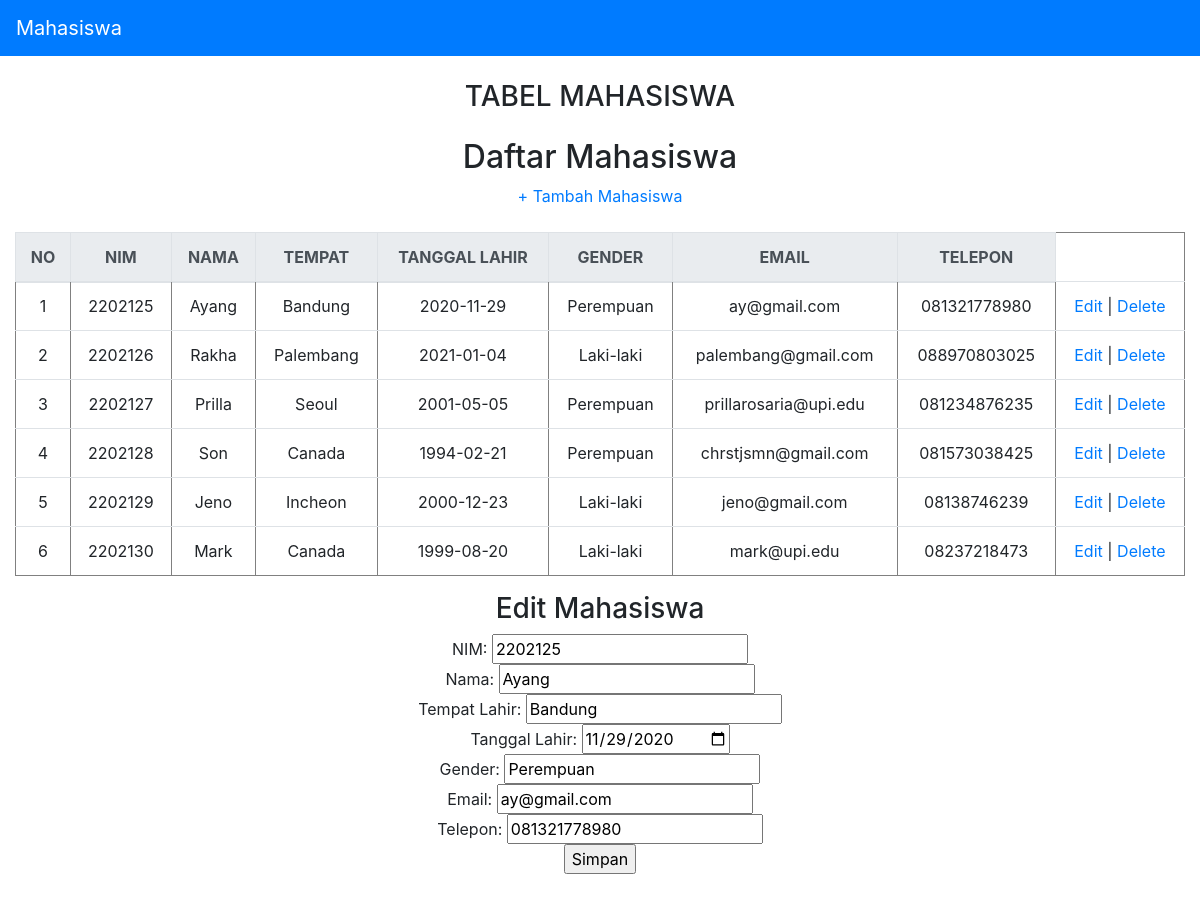
Screenshot of /mvp_php/index.php?edit=4 with the database file from the repository.
### tables this page shows
CREATE TABLE `mahasiswa` (
  `id` int NOT NULL AUTO_INCREMENT,
  `nim` varchar(100) NOT NULL,
  `nama` varchar(100) NOT NULL,
  `tempat` varchar(100) NOT NULL,
  `tl` varchar(100) NOT NULL,
  `gender` varchar(10) NOT NULL,
  `email` varchar(100) NOT NULL,
  `telp` varchar(100) NOT NULL,
  PRIMARY KEY (`id`)
);

### mvp_php/index.php (called while the page is built, shortened)
<?php
include_once("view/TampilMahasiswa.php");
include_once("presenter/ProsesMahasiswa.php");
$view = new TampilMahasiswa();
$view->tampil();

### mvp_php/presenter/ProsesMahasiswa.php (called while the page is built, shortened)
<?php
class ProsesMahasiswa implements KontrakPresenter
{
	private $tabelmahasiswa;
	private $data = [];
	function __construct()
	{
		try {
			$db_host = "localhost";
			$db_user = "root";
			$db_password = "";
			$db_name = "mvp_php";
			$this->tabelmahasiswa = new TabelMahasiswa($db_host, $db_user, $db_password, $db_name);
			$this->data = array();
		} catch (Exception $e) {
			echo "yah error" . $e->getMessage();
		}
	}
	function prosesDataMahasiswa()
	{
		try {
			$this->tabelmahasiswa->open();
			$this->tabelmahasiswa->getMahasiswa();
			while ($row = $this->tabelmahasiswa->getResult()) {
				$mahasiswa = new Mahasiswa();
				$mahasiswa->setId($row['id']);
				$mahasiswa->setNim($row['nim']);
				$mahasiswa->setNama($row['nama']);
				$mahasiswa->setTempat($row['tempat']);
				$mahasiswa->setTl($row['tl']);
				$mahasiswa->setGender($row['gender']);
				$mahasiswa->setEmail($row['email']);
				$mahasiswa->setTelepon($row['telp']);
				$this->data[] = $mahasiswa;
			}
		} catch (Exception $e) {
			echo "yah error part 2" . $e->getMessage();
		}
	}
	function find($id) {
		$this->tabelmahasiswa->open();
		$query = "SELECT * FROM mahasiswa WHERE id=$id";
		$this->tabelmahasiswa->execute($query);
		$row = $this->tabelmahasiswa->getResult();
		$m = new Mahasiswa();
		$m->setId($row['id']);
		$m->setNim($row['nim']);
		$m->setNama($row['nama']);
		$m->setTempat($row['tempat']);
		$m->setTl($row['tl']);
		$m->setGender($row['gender']);
		$m->setEmail($row['email']);
		$m->setTelepon($row['telp']);
		return $m;
	}
	function getId($i)
	{
		return $this->data[$i]->id;
	}
	function getNim($i)
	{
		return $this->data[$i]->nim;
	}
	function getNama($i)
	{
		return $this->data[$i]->nama;
	}
	function getTempat($i)
	{
		return $this->data[$i]->tempat;
	}
	function getTl($i)
	{
		return $this->data[$i]->tl;
	}
	function getGender($i)
	{
		return $this->data[$i]->gender;
	}
	function getSize()
	{
		return sizeof($this->data);
	}
	function getEmail($i) {
		return $this->data[$i]->email;
	}
	function getTelepon($i) {
		return $this->data[$i]->telp;
	}
}

### mvp_php/model/Mahasiswa.class.php (called while the page is built, shortened)
<?php
class Mahasiswa
{
	var $nim = '';
	var $nama = '';
	var $tempat = '';
	var $tl = '';
	var $gender = '';
	var $email = '';
	var $telp = '';
	function __construct($id = '', $nim = '', $nama = '', $tempat = '', $tl = '', $gender = '', $email = '', $telp = '')
	{
		$this->nim = $nim;
		$this->nama = $nama;
		$this->tempat = $tempat;
		$this->tl = $tl;
		$this->gender = $gender;
		$this->email = $email;
		$this->telp = $telp;
	}
	function setId($id)
	{
		$this->id = $id;
	}
	function setNim($nim)
	{
		$this->nim = $nim;
	}
	function setNama($nama)
	{
		$this->nama = $nama;
	}
	function setTempat($tempat)
	{
		$this->tempat = $tempat;
	}
	function setTl($tl)
	{
		$this->tl = $tl;
	}
	function setGender($gender)
	{
		$this->gender = $gender;
	}
	function getNim()
	{
		return $this->nim;
	}
	function getNama()
	{
		return $this->nama;
	}
	function getTempat()
	{
		return $this->tempat;
	}
	function getTl()
	{
		return $this->tl;
	}
	function getGender()
	{
		return $this->gender;
	}
	function setEmail($email) { $this->email = $email; }
	function setTelepon($telp) { $this->telp = $telp; }
	function getEmail() { return $this->email; }
	function getTelepon() { return $this->telp; }
}

### mvp_php/model/DB.class.php (called while the page is built, shortened)
<?php
class DB
{
	var $db_host = '';
	var $db_user = '';
	var $db_password = '';
	var $db_name = '';
	var $db_link = '';
	var $result = 0;
	function __construct($db_host = '', $db_user = '', $db_password = '', $db_name = '')
	{
		$this->db_host = $db_host;
		$this->db_user = $db_user;
		$this->db_password = $db_password;
		$this->db_name = $db_name;
	}
	function open()
	{
		$this->db_link = mysqli_connect($this->db_host, $this->db_user, $this->db_password, $this->db_name);
	}
	function execute($query = "")
	{
		$this->result = mysqli_query($this->db_link, $query);
		return $this->result;
	}
	function getResult()
	{
		return mysqli_fetch_array($this->result);
	}
}

### mvp_php/model/TabelMahasiswa.class.php (called while the page is built)
<?php
class TabelMahasiswa extends DB
{
	function getMahasiswa()
	{
		$query = "SELECT * FROM mahasiswa";
		return $this->execute($query);
	}
}

### mvp_php/view/TampilMahasiswa.php (the view, shortened to what this page needs)
<?php
include("presenter/ProsesMahasiswa.php");
class TampilMahasiswa implements KontrakView
{
	private $prosesmahasiswa;
	function __construct()
	{
		$this->prosesmahasiswa = new ProsesMahasiswa();
	}
	function tampil()
	{
		$this->prosesmahasiswa->prosesDataMahasiswa();
		$data = "<h2>Daftar Mahasiswa</h2>";
		$data .= "<a href='index.php?tambah=true'>+ Tambah Mahasiswa</a><br><br>";
		for ($i = 0; $i < $this->prosesmahasiswa->getSize(); $i++) {
			$no = $i + 1;
			$data .= "<tr>
			<td>" . $no . "</td>
			<td>" . $this->prosesmahasiswa->getNim($i) . "</td>
			<td>" . $this->prosesmahasiswa->getNama($i) . "</td>
			<td>" . $this->prosesmahasiswa->getTempat($i) . "</td>
			<td>" . $this->prosesmahasiswa->getTl($i) . "</td>
			<td>" . $this->prosesmahasiswa->getGender($i) . "</td>
			<td>" . $this->prosesmahasiswa->getEmail($i) . "</td>
			<td>" . $this->prosesmahasiswa->getTelepon($i) . "</td>
			<td>
    			<a href='index.php?edit=" . $this->prosesmahasiswa->getId($i) . "'>Edit</a> |
    			<a href='index.php?delete=" . $this->prosesmahasiswa->getId($i) . "' onclick=\"return confirm('Yakin ingin menghapus?')\">Delete</a>
			</td>
			</tr>";
		}
$form = "";
if (isset($_GET['edit'])) {
    $mhs = $this->prosesmahasiswa->find($_GET['edit']);
    $form .= "<h3>Edit Mahasiswa</h3>";
    $form .= "<form method='post' action='index.php'>
        <input type='hidden' name='id' value='" . $mhs->getId() . "'>
        NIM: <input type='text' name='nim' value='" . $mhs->getNim() . "'><br>
        Nama: <input type='text' name='nama' value='" . $mhs->getNama() . "'><br>
        Tempat Lahir: <input type='text' name='tempat' value='" . $mhs->getTempat() . "'><br>
        Tanggal Lahir: <input type='date' name='tl' value='" . $mhs->getTl() . "'><br>
        Gender: <input type='text' name='gender' value='" . $mhs->getGender() . "'><br>
        Email: <input type='email' name='email' value='" . $mhs->getEmail() . "'><br>
        Telepon: <input type='text' name='telp' value='" . $mhs->getTelepon() . "'><br>
        <input type='submit' name='simpan' value='Simpan'>
    </form>";
}
	}
}

### rows the page displays
mahasiswa: no "1", nim "2202125", nama "Ayang", tempat "Bandung", tl "2020-11-29", gender "Perempuan", email "ay@gmail.com", telp "081321778980", tl "11/29/2020"
mahasiswa: no "2", nim "2202126", nama "Rakha", tempat "Palembang", tl "2021-01-04", gender "Laki-laki", email "palembang@gmail.com", telp "088970803025"
mahasiswa: no "3", nim "2202127", nama "Prilla", tempat "Seoul", tl "2001-05-05", gender "Perempuan", email "prillarosaria@upi.edu", telp "081234876235"
mahasiswa: no "4", nim "2202128", nama "Son", tempat "Canada", tl "1994-02-21", gender "Perempuan", email "chrstjsmn@gmail.com", telp "081573038425"
mahasiswa: no "5", nim "2202129", nama "Jeno", tempat "Incheon", tl "2000-12-23", gender "Laki-laki", email "jeno@gmail.com", telp "08138746239"
mahasiswa: no "6", nim "2202130", nama "Mark", tempat "Canada", tl "1999-08-20", gender "Laki-laki", email "mark@upi.edu", telp "08237218473"

### other values shown
$this->content "Mahasiswa TABEL MAHASISWA NO NIM NAMA TEMPAT TANGGAL LAHIR GENDER EMAIL TELEPON"
